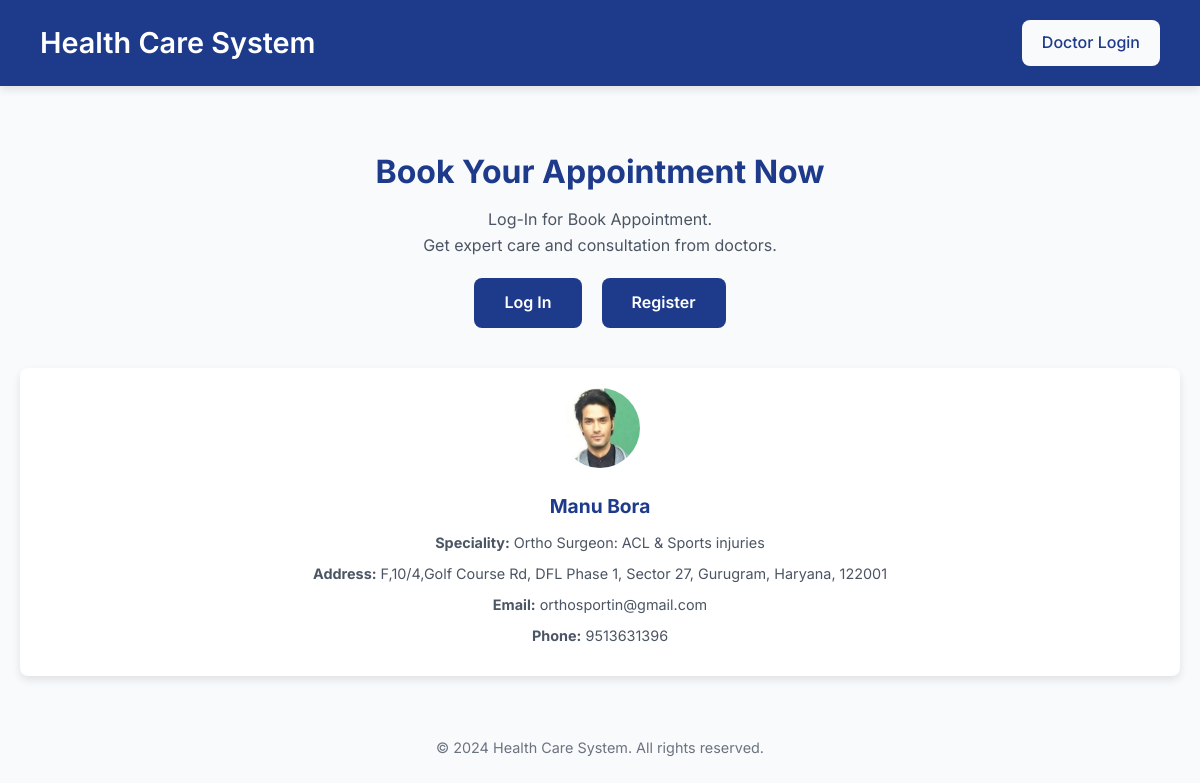
The app's page /home.php with its own data.
### tables this page shows
CREATE TABLE `doctor` (
  `Doctor_Id` int(4) NOT NULL,
  `Doctor_password` varchar(64) DEFAULT NULL,
  `Doctor_FirstName` varchar(50) DEFAULT NULL,
  `Doctor_LastName` varchar(50) DEFAULT NULL,
  `Doctor_Address` varchar(255) DEFAULT NULL,
  `Doctor_specialities` varchar(255) DEFAULT NULL,
  `Doctor_Phone` varchar(15) DEFAULT NULL,
  `Doctor_Email` varchar(256) DEFAULT NULL,
  `Doctor_DOB` date DEFAULT NULL
);

### home.php (the view, shortened to what this page needs)
<?php
include_once('db.php');
$query = "SELECT Doctor_FirstName, Doctor_LastName, Doctor_Address, Doctor_specialities, Doctor_Phone, Doctor_Email FROM doctor LIMIT 5";
$result = mysqli_query($conn, $query);
$doctors = [];
if ($result) {
    while ($row = mysqli_fetch_assoc($result)) {
        $doctors[] = $row;
    }
} else {
    echo "Error fetching doctor details: " . mysqli_error($conn);
}
?>
<!DOCTYPE html>
<html lang="en">
<head>
    <link rel="stylesheet" href="https://cdnjs.cloudflare.com/ajax/libs/font-awesome/6.7.1/css/all.min.css" />
</head>
<body>
    <div class="header">
        <h1>Health Care System</h1>
        <a href="drlogin.php">Doctor Login</a>
    </div>
    <div class="main">
        <section class="hero">
            <h2>Book Your Appointment Now</h2>
            <p>Log-In for Book Appointment.</p>
            <p>Get expert care and consultation from doctors.</p>
            <div class="cta">
                <a href="login.php">Log In</a>
                <a href="registration.php">Register</a>
            </div>
        </section>
        <section class="doctors">
            <?php if (!empty($doctors)): ?>
                <?php foreach ($doctors as $doctor): ?>
                    <div class="card">
                        <img src="img/dr.jpeg" alt="Doctor">
                        <h3><?php echo htmlspecialchars($doctor['Doctor_FirstName'] . ' ' . $doctor['Doctor_LastName']); ?></h3>
                        <p><strong>Speciality:</strong> <?php echo htmlspecialchars($doctor['Doctor_specialities']); ?></p>
                        <p><strong>Address:</strong> <?php echo htmlspecialchars($doctor['Doctor_Address']); ?></p>
                        <p><strong>Email:</strong> <?php echo htmlspecialchars($doctor['Doctor_Email']); ?></p>
                        <p><strong>Phone:</strong> <?php echo htmlspecialchars($doctor['Doctor_Phone']); ?></p>
                    </div>
                <?php endforeach; ?>
            <?php endif; ?>
        </section>
    </div>
    <div class="footer">
        &copy; 2024 Health Care System. All rights reserved.
    </div>
</body>
</html>

### home.php (style rules this page uses)
* { margin: 0; padding: 0; box-sizing: border-box; font-family: 'Inter', sans-serif; }
body { background-color: #f9fafb; color: #333; line-height: 1.6; padding: 0; margin: 0; }
.header { position: sticky; top: 0; z-index: 1000; background-color: #1e3a8a; color: #fff; padding: 20px 40px; display: flex; justify-content: space-between; align-items: center; box-shadow: 0px 4px 8px rgba(0, 0, 0, 0.1); }
.header h1 { font-size: 1.8rem; font-weight: 600; }
.header a { background-color: #f9fafb; color: #1e3a8a; text-decoration: none; padding: 10px 20px; font-weight: 500; border-radius: 8px; transition: 0.3s ease; }
.main { max-width: 1200px; margin: 40px auto; padding: 20px; }
.hero { text-align: center; margin-bottom: 40px; }
.hero h2 { font-size: 2rem; color: #1e3a8a; margin-bottom: 10px; }
.hero p { font-size: 1rem; color: #4b5563; }
.cta { display: flex; justify-content: center; gap: 20px; margin-top: 20px; }
.cta a { background-color: #1e3a8a; color: #fff; text-decoration: none; padding: 12px 30px; font-weight: 600; border-radius: 8px; transition: 0.3s ease; }
.doctors { display: grid; grid-template-columns: repeat(auto-fit, minmax(300px, 1fr)); gap: 20px; }
.card { background-color: #fff; border-radius: 8px; box-shadow: 0 4px 8px rgba(0, 0, 0, 0.1); padding: 20px; text-align: center; transition: 0.3s ease; }
.card img { width: 80px; height: 80px; border-radius: 50%; margin-bottom: 15px; }
.card h3 { font-size: 1.2rem; color: #1e3a8a; margin-bottom: 10px; }
.card p { font-size: 0.9rem; color: #4b5563; margin-bottom: 8px; }
.footer { text-align: center; margin-top: 40px; font-size: 0.9rem; color: #6b7280; }

### records on screen
doctor: Doctor_FirstName+Doctor_LastName "Manu Bora", Doctor_specialities "Ortho Surgeon: ACL & Sports injuries", Doctor_Address "F,10/4,Golf Course Rd, DFL Phase 1, Sector 27, Gurugram, Haryana, 122001", Doctor_Email "orthosportin@gmail.com", Doctor_Phone "9513631396"
